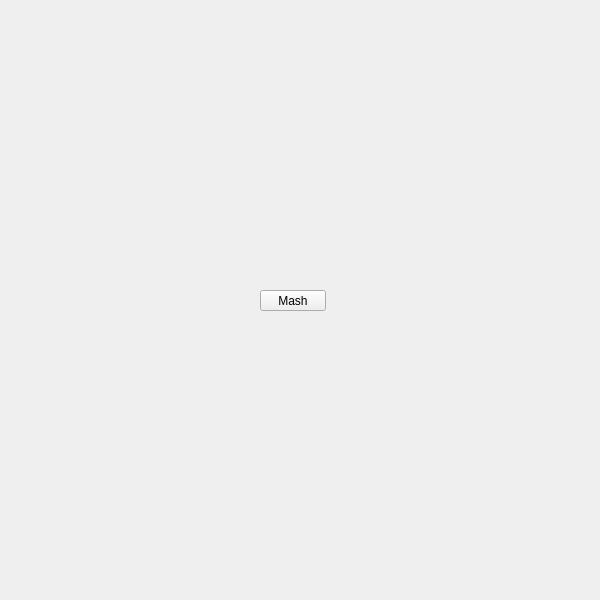
<?xml version="1.0" encoding="UTF-8"?>
<ui version="4.0">
 <class>QtUi</class>
 <widget class="QMainWindow" name="QtUi">
  <property name="enabled">
   <bool>true</bool>
  </property>
  <property name="geometry">
   <rect>
    <x>0</x>
    <y>0</y>
    <width>600</width>
    <height>600</height>
   </rect>
  </property>
  <property name="sizePolicy">
   <sizepolicy hsizetype="Ignored" vsizetype="Ignored">
    <horstretch>0</horstretch>
    <verstretch>0</verstretch>
   </sizepolicy>
  </property>
  <property name="minimumSize">
   <size>
    <width>0</width>
    <height>0</height>
   </size>
  </property>
  <property name="maximumSize">
   <size>
    <width>600</width>
    <height>600</height>
   </size>
  </property>
  <property name="toolButtonStyle">
   <enum>Qt::ToolButtonIconOnly</enum>
  </property>
  <property name="tabShape">
   <enum>QTabWidget::Triangular</enum>
  </property>
  <property name="dockNestingEnabled">
   <bool>true</bool>
  </property>
  <property name="dockOptions">
   <set>QMainWindow::AllowNestedDocks|QMainWindow::AllowTabbedDocks|QMainWindow::AnimatedDocks|QMainWindow::ForceTabbedDocks</set>
  </property>
  <widget class="QWidget" name="widget">
   <property name="sizePolicy">
    <sizepolicy hsizetype="Ignored" vsizetype="Ignored">
     <horstretch>0</horstretch>
     <verstretch>0</verstretch>
    </sizepolicy>
   </property>
   <widget class="QPushButton" name="i031">
    <property name="geometry">
     <rect>
      <x>260</x>
      <y>290</y>
      <width>66</width>
      <height>21</height>
     </rect>
    </property>
    <property name="minimumSize">
     <size>
      <width>0</width>
      <height>21</height>
     </size>
    </property>
    <property name="maximumSize">
     <size>
      <width>66</width>
      <height>21</height>
     </size>
    </property>
    <property name="whatsThis">
     <string>mash</string>
    </property>
    <property name="text">
     <string>Mash</string>
    </property>
   </widget>
  </widget>
 </widget>
 <resources/>
 <connections/>
 <designerdata>
  <property name="gridDeltaX">
   <number>5</number>
  </property>
  <property name="gridDeltaY">
   <number>10</number>
  </property>
  <property name="gridSnapX">
   <bool>true</bool>
  </property>
  <property name="gridSnapY">
   <bool>true</bool>
  </property>
  <property name="gridVisible">
   <bool>true</bool>
  </property>
 </designerdata>
</ui>
